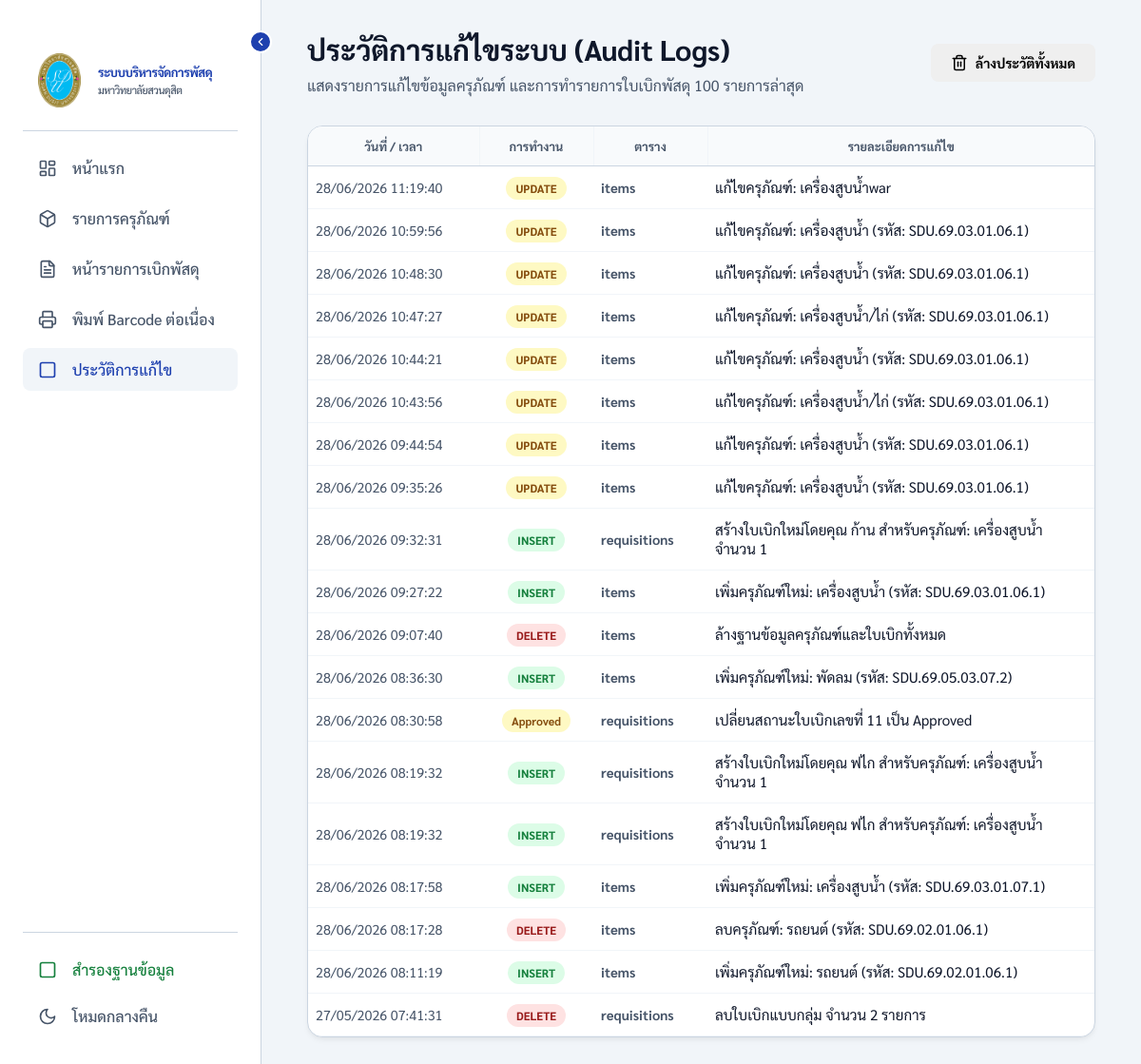
Page /audit_logs.php on the committed database.
### tables this page shows
CREATE TABLE audit_logs (
        id INTEGER PRIMARY KEY AUTOINCREMENT,
        action_type VARCHAR(50) NOT NULL,
        table_name VARCHAR(50) NOT NULL,
        record_id INTEGER,
        details TEXT,
        created_at TIMESTAMP DEFAULT CURRENT_TIMESTAMP
    );

### audit_logs.php (the view, shortened to what this page needs)
<?php
require_once 'includes/db.php';
include 'includes/header.php';
$logs = $pdo->query("SELECT * FROM audit_logs ORDER BY created_at DESC LIMIT 100")->fetchAll();
?>
<div class="page-header" style="display: flex; justify-content: space-between; align-items: center; margin-bottom: 2rem;">
    <div>
        <h1 class="page-title">ประวัติการแก้ไขระบบ (Audit Logs)</h1>
        <p class="page-subtitle">แสดงรายการแก้ไขข้อมูลครุภัณฑ์ และการทำรายการใบเบิกพัสดุ 100 รายการล่าสุด</p>
    </div>
    <div>
        <?php if (!empty($logs)): ?>
            <form method="POST" onsubmit="return confirm('คุณแน่ใจหรือไม่ว่าต้องการลบประวัติการแก้ไขทั้งหมด? การดำเนินการนี้ไม่สามารถย้อนกลับได้');">
                <button type="submit" class="btn btn-danger" style="display: flex; align-items: center; gap: 8px;">
                    <i data-lucide="trash-2" style="width: 18px; height: 18px;"></i>
                    ล้างประวัติทั้งหมด
                </button>
            </form>
        <?php endif; ?>
    </div>
</div>
<div class="table-container">
    <table>
        <thead>
            <tr>
                <th style="width: 180px;">วันที่ / เวลา</th>
                <th style="width: 120px; text-align: center;">การทำงาน</th>
                <th style="width: 120px;">ตาราง</th>
                <th>รายละเอียดการแก้ไข</th>
            </tr>
        </thead>
        <tbody>
            <?php if (empty($logs)): ?>
                <tr>
                    <td colspan="4" style="text-align: center; color: var(--text-muted); padding: 4rem;">
                        <i data-lucide="info" style="width: 32px; height: 32px; margin-bottom: 0.5rem; opacity: 0.5;"></i>
                        <p style="margin: 0;">ยังไม่มีบันทึกประวัติการแก้ไขในระบบ</p>
                    </td>
                </tr>
            <?php else: ?>
                <?php foreach ($logs as $row):
                    $badgeClass = 'badge-warning';
                    if ($row['action_type'] === 'INSERT') $badgeClass = 'badge-success';
                    if ($row['action_type'] === 'DELETE') $badgeClass = 'badge-danger';
                ?>
                    <tr>
                        <td style="color: var(--text-muted); font-size: 0.9rem;">
                            <?php echo date('d/m/Y H:i:s', strtotime($row['created_at'])); ?>
                        </td>
                        <td style="text-align: center;">
                            <span class="badge <?php echo $badgeClass; ?>">
                                <?php echo htmlspecialchars($row['action_type']); ?>
                            </span>
                        </td>
                        <td style="font-weight: 600; color: var(--text-muted); font-size: 0.9rem;">
                            <?php echo htmlspecialchars($row['table_name']); ?>
                        </td>
                        <td style="font-size: 0.95rem; color: var(--text);">
                            <?php echo htmlspecialchars($row['details']); ?>
                        </td>
                    </tr>
                <?php endforeach; ?>
            <?php endif; ?>
        </tbody>
    </table>
</div>
<?php include 'includes/footer.php'; ?>

### includes/header.php (shortened to what this page needs)
<!DOCTYPE html>
<html lang="th">
<head>
    <link rel="stylesheet" href="assets/style.css?v=<?php echo time(); ?>">
    <link href="assets/libs/tom-select.css" rel="stylesheet">
</head>
<body>
    <aside class="sidebar" id="sidebar">
        <div class="toggle-btn" id="toggleSidebar">
            <i data-lucide="chevron-left" id="toggleIcon" style="width: 14px; height: 14px;"></i>
        </div>
        <div class="logo" style="padding: 1.5rem 1rem; border-bottom: 1px solid var(--border); margin-bottom: 1rem; display: flex; align-items: center;">
            <img src="assets/sdu_logo.png" alt="SDU Logo" style="width: 45px; height: auto; flex-shrink: 0;">
            <div style="margin-left: 10px; display: flex; flex-direction: column;">
                <span style="font-weight: 700; color: var(--primary); font-size: 13px; line-height: 1.3;">ระบบบริหารจัดการพัสดุ</span>
                <span style="font-weight: 500; color: var(--text-muted); font-size: 11px; margin-top: 2px;">มหาวิทยาลัยสวนดุสิต</span>
            </div>
        </div>
        <nav>
            <ul class="nav-links">
                <li>
                    <a href="index.php" class="nav-link <?php echo basename($_SERVER['PHP_SELF']) == 'index.php' ? 'active' : ''; ?>">
                        <i data-lucide="layout-dashboard" style="width: 20px; height: 20px;"></i>
                        <span>หน้าแรก</span>
                    </a>
                </li>
                <li>
                    <a href="items.php" class="nav-link <?php echo basename($_SERVER['PHP_SELF']) == 'items.php' ? 'active' : ''; ?>">
                        <i data-lucide="box" style="width: 20px; height: 20px;"></i>
                        <span>รายการครุภัณฑ์</span>
                    </a>
                </li>
                <li>
                    <a href="requisitions.php" class="nav-link <?php echo basename($_SERVER['PHP_SELF']) == 'requisitions.php' ? 'active' : ''; ?>">
                        <i data-lucide="file-text" style="width: 20px; height: 20px;"></i>
                        <span>หน้ารายการเบิกพัสดุ</span>
                    </a>
                </li>
                <li>
                    <a href="print_barcode_range.php" class="nav-link <?php echo basename($_SERVER['PHP_SELF']) == 'print_barcode_range.php' ? 'active' : ''; ?>">
                        <i data-lucide="printer" style="width: 20px; height: 20px;"></i>
                        <span>พิมพ์ Barcode ต่อเนื่อง</span>
                    </a>
                </li>
                <li>
                    <a href="audit_logs.php" class="nav-link <?php echo basename($_SERVER['PHP_SELF']) == 'audit_logs.php' ? 'active' : ''; ?>">
                        <i data-lucide="history" style="width: 20px; height: 20px;"></i>
                        <span>ประวัติการแก้ไข</span>
                    </a>
                </li>
            </ul>
        </nav>
        <div style="margin-top: auto; padding-top: 1rem; border-top: 1px solid var(--border); display: flex; flex-direction: column; gap: 0.25rem;">
            <a href="api_backup.php" class="nav-link" style="color: var(--success) !important;">
                <i data-lucide="download" style="width: 20px; height: 20px;"></i>
                <span>สำรองฐานข้อมูล</span>
            </a>
            <a href="#" id="themeToggleBtn" class="nav-link">
                <i data-lucide="moon" id="themeIcon" style="width: 20px; height: 20px;"></i>
                <span id="themeText">โหมดกลางคืน</span>
            </a>
        </div>
    </aside>
    <main class="main-content">

### includes/footer.php (shortened to what this page needs)
    </main>
</body>
</html>

### assets/style.css (style rules this page uses)
:root { --primary: #1e40af; --primary-hover: #1e3a8a; --bg: #f1f5f9; --card: #ffffff; --text: #0f172a; --text-muted: #475569; --border: #cbd5e1; --success: #15803d; --warning: #b45309; --danger: #b91c1c; --bg-hover: #f1f5f9; --bg-subtle: #f8fafc; --border-subtle: #f1f5f9; }
* { margin: 0; padding: 0; box-sizing: border-box; font-family: 'Sarabun', 'Leelawadee UI', 'Segoe UI', Tahoma, sans-serif; }
html { background-color: var(--bg); color: var(--text); overflow-x: hidden; }
body { background-color: var(--bg); color: var(--text); display: flex; min-height: 100vh; overflow-x: hidden; }
.sidebar { width: 275px; background-color: var(--card); border-right: 1px solid var(--border); padding: 2rem 1.5rem; display: flex; flex-direction: column; transition: all 0.3s cubic-bezier(0.4, 0, 0.2, 1); position: relative; flex-shrink: 0; }
.toggle-btn { position: absolute; right: -12px; top: 2rem; width: 24px; height: 24px; background: var(--primary); color: white; border-radius: 50%; display: flex; align-items: center; justify-content: center; cursor: pointer; border: 2px solid white; z-index: 10; }
.logo { font-size: 1.1rem; font-weight: 700; color: var(--primary); margin-bottom: 2rem; display: flex; align-items: center; gap: 0.5rem; overflow: hidden; white-space: nowrap; }
.logo span { color: var(--primary); letter-spacing: -0.5px; }
.nav-links { list-style: none; display: flex; flex-direction: column; gap: 0.5rem; }
.nav-link { display: flex; align-items: center; gap: 1rem; padding: 0.75rem 1rem; text-decoration: none; color: var(--text-muted); border-radius: 0.5rem; transition: all 0.2s; font-weight: 500; }
.nav-link:hover, .nav-link.active { background-color: var(--bg-hover); color: var(--primary); }
.main-content { flex: 1; padding: 2rem 3rem; overflow-y: auto; min-width: 0; }
.page-header { margin-bottom: 2.5rem; }
.page-title { font-size: 1.875rem; font-weight: 700; margin-bottom: 0.5rem; }
.page-subtitle { color: var(--text-muted); }
.table-container { background: var(--card); border-radius: 1rem; border: 1px solid var(--border); box-shadow: 0 4px 6px -1px rgba(0, 0, 0, 0.05), 0 2px 4px -1px rgba(0, 0, 0, 0.03); overflow: hidden; }
table { width: 100%; border-collapse: collapse; table-layout: fixed; }
th { background: var(--bg-subtle); text-align: center; padding: 12px 8px; font-size: 0.8rem; font-weight: 600; color: var(--text-muted); border-bottom: 1px solid var(--border); border-right: 1px solid var(--border-subtle); }
th:last-child { border-right: none; }
td { padding: 12px 8px; border-bottom: 1px solid var(--border-subtle); font-size: 0.875rem; vertical-align: middle; }
.btn { padding: 0.625rem 1.25rem; border-radius: 0.5rem; font-weight: 600; cursor: pointer; transition: background-color 0.2s ease, color 0.2s ease, border-color 0.2s ease, box-shadow 0.2s ease; border: 1px solid transparent; font-size: 0.875rem; display: inline-flex; align-items: center; justify-content: center; gap: 0.5rem; background-image: none !important; }
.badge { padding: 0.25rem 0.625rem; border-radius: 9999px; font-size: 0.75rem; font-weight: 600; }
.badge-success { background: #dcfce7; color: #15803d; }
.badge-warning { background: #fef9c3; color: #854d0e; }
.badge-danger { background: #fee2e2; color: #991b1b; }

### assets/libs/tom-select.css (style rules this page uses)
:root { --ts-pr-clear-button: 0; --ts-pr-caret: 0; --ts-pr-min: .75rem; }

### rows in the picture
audit_logs: created_at "28/06/2026 11:19:40", action_type "UPDATE", table_name "items", details "แก้ไขครุภัณฑ์: เครื่องสูบน้ำwar"
audit_logs: created_at "28/06/2026 10:59:56", action_type "UPDATE", table_name "items", details "แก้ไขครุภัณฑ์: เครื่องสูบน้ำ (รหัส: SDU.69.03.01.06.1)"
audit_logs: created_at "28/06/2026 10:48:30", action_type "UPDATE", table_name "items", details "แก้ไขครุภัณฑ์: เครื่องสูบน้ำ (รหัส: SDU.69.03.01.06.1)"
audit_logs: created_at "28/06/2026 10:47:27", action_type "UPDATE", table_name "items", details "แก้ไขครุภัณฑ์: เครื่องสูบน้ำ/ไก่ (รหัส: SDU.69.03.01.06.1)"
audit_logs: created_at "28/06/2026 10:44:21", action_type "UPDATE", table_name "items", details "แก้ไขครุภัณฑ์: เครื่องสูบน้ำ (รหัส: SDU.69.03.01.06.1)"
audit_logs: created_at "28/06/2026 10:43:56", action_type "UPDATE", table_name "items", details "แก้ไขครุภัณฑ์: เครื่องสูบน้ำ/ไก่ (รหัส: SDU.69.03.01.06.1)"
audit_logs: created_at "28/06/2026 09:44:54", action_type "UPDATE", table_name "items", details "แก้ไขครุภัณฑ์: เครื่องสูบน้ำ (รหัส: SDU.69.03.01.06.1)"
audit_logs: created_at "28/06/2026 09:35:26", action_type "UPDATE", table_name "items", details "แก้ไขครุภัณฑ์: เครื่องสูบน้ำ (รหัส: SDU.69.03.01.06.1)"
audit_logs: created_at "28/06/2026 09:32:31", action_type "INSERT", table_name "requisitions", details "สร้างใบเบิกใหม่โดยคุณ ก้าน สำหรับครุภัณฑ์: เครื่องสูบน้ำ จำนวน 1"
audit_logs: created_at "28/06/2026 09:27:22", action_type "INSERT", table_name "items", details "เพิ่มครุภัณฑ์ใหม่: เครื่องสูบน้ำ (รหัส: SDU.69.03.01.06.1)"
audit_logs: created_at "28/06/2026 09:07:40", action_type "DELETE", table_name "items", details "ล้างฐานข้อมูลครุภัณฑ์และใบเบิกทั้งหมด"
audit_logs: created_at "28/06/2026 08:36:30", action_type "INSERT", table_name "items", details "เพิ่มครุภัณฑ์ใหม่: พัดลม (รหัส: SDU.69.05.03.07.2)"
audit_logs: created_at "28/06/2026 08:30:58", action_type "Approved", table_name "requisitions", details "เปลี่ยนสถานะใบเบิกเลขที่ 11 เป็น Approved"
audit_logs: created_at "28/06/2026 08:19:32", action_type "INSERT", table_name "requisitions", details "สร้างใบเบิกใหม่โดยคุณ ฟไก สำหรับครุภัณฑ์: เครื่องสูบน้ำ จำนวน 1"
audit_logs: created_at "28/06/2026 08:19:32", action_type "INSERT", table_name "requisitions", details "สร้างใบเบิกใหม่โดยคุณ ฟไก สำหรับครุภัณฑ์: เครื่องสูบน้ำ จำนวน 1"
audit_logs: created_at "28/06/2026 08:17:58", action_type "INSERT", table_name "items", details "เพิ่มครุภัณฑ์ใหม่: เครื่องสูบน้ำ (รหัส: SDU.69.03.01.07.1)"
audit_logs: created_at "28/06/2026 08:17:28", action_type "DELETE", table_name "items", details "ลบครุภัณฑ์: รถยนต์ (รหัส: SDU.69.02.01.06.1)"
audit_logs: created_at "28/06/2026 08:11:19", action_type "INSERT", table_name "items", details "เพิ่มครุภัณฑ์ใหม่: รถยนต์ (รหัส: SDU.69.02.01.06.1)"
audit_logs: created_at "27/05/2026 07:41:31", action_type "DELETE", table_name "requisitions", details "ลบใบเบิกแบบกลุ่ม จำนวน 2 รายการ"
